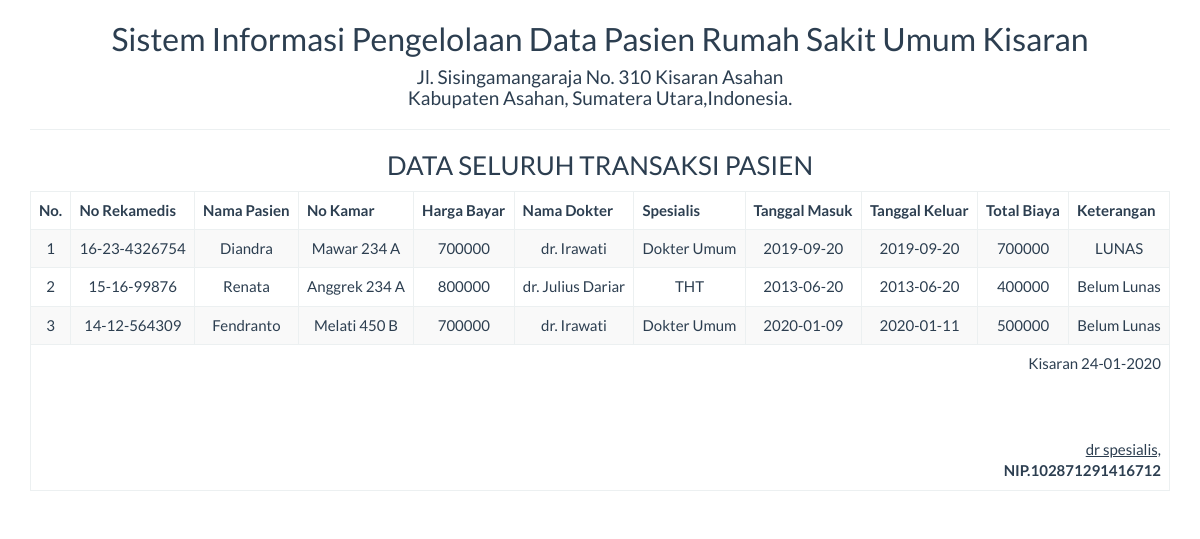
The app's page /report/transaksi_semua.php with its own data.
### tables this page shows
CREATE TABLE `tbtransaksi` (
  `id` int(11) NOT NULL,
  `no_rm` varchar(50) NOT NULL,
  `namapasien` varchar(50) NOT NULL,
  `noruangan` varchar(25) NOT NULL,
  `Harga` int(50) NOT NULL,
  `namadokter` varchar(50) NOT NULL,
  `spesialis` varchar(100) NOT NULL,
  `tglmasuk` date NOT NULL,
  `tglkeluar` date NOT NULL,
  `bayar` int(11) NOT NULL,
  `ket` varchar(50) NOT NULL
);

### report/transaksi_semua.php (the view, shortened to what this page needs)
<!DOCTYPE html>
<html>
    <head>
        <link href="../Assets/css/bootstrap.min.css" rel="stylesheet" type="text/css"/>
    </head>
    <body onload="print()">
        <?php
        include '../config/koneksi.php';
        ?>
        <div class="container">
            <div class='row'>
                <div class="col-sm-12">
                    <div class="text-center">
                        <h2>Sistem Informasi Pengelolaan Data Pasien Rumah Sakit Umum Kisaran </h2>
                        <h4>Jl. Sisingamangaraja No. 310 Kisaran Asahan<br>Kabupaten Asahan, Sumatera Utara,Indonesia.</h4>
                        <hr>
                        <h3>DATA SELURUH TRANSAKSI PASIEN</h3>
                        <table class="table table-bordered table-striped table-hover">
                        <tbody>
                                <thead>
								<tr>
                                 <th>No.</th><th>No Rekamedis</th><th>Nama Pasien</th><th>No Kamar</th><th>Harga Bayar</th><th>Nama Dokter</th><th>Spesialis</th><th>Tanggal Masuk</th><th>Tanggal Keluar</th><th>Total Biaya</th><th>Keterangan</th>
								</tr>
								</thead>
							<tbody>
                            <?php
                            $sql = "SELECT * FROM tbtransaksi";
                            $query = mysqli_query($koneksi, $sql) or die("SQL Anda Salah");
                            $nomor = 0;
                            while ($data = mysqli_fetch_array($query)) {
                                $nomor++;
                                ?>
                                <tr>
                                   <td><?= $nomor ?></td>
									<td><?= $data['no_rm'] ?></td>
                                    <td><?= $data['namapasien'] ?></td>
									<td><?= $data['noruangan'] ?></td>
                                    <td><?= $data['Harga'] ?></td>
                                    <td><?= $data['namadokter'] ?></td>
									<td><?= $data['spesialis'] ?></td>
									<td><?= $data['tglmasuk'] ?></td>
									<td><?= $data['tglkeluar'] ?></td>
									<td><?= $data['bayar'] ?></td>
									<td><?= $data['ket'] ?></td>
                                </tr>
                            <?php } ?>
							</tbody>
                        </tbody>
                            <tfoot>
                                <tr>
                                    <td colspan="15" class="text-right">
                                        Kisaran  <?= date("d-m-Y") ?>
                                        <br><br><br><br>
                                        <u>dr spesialis,<strong></u><br>
                                        NIP.102871291416712
									</td>
								</tr>
							</tfoot>
                        </table>
                    </div>
                </div>
            </div>
    </body>
</html>

### records on screen
tbtransaksi: no_rm "16-23-4326754", namapasien "Diandra", noruangan "Mawar 234 A", Harga "700000", namadokter "dr. Irawati", spesialis "Dokter Umum", tglmasuk "2019-09-20", tglkeluar "2019-09-20", bayar "700000", ket "LUNAS"
tbtransaksi: no_rm "15-16-99876", namapasien "Renata", noruangan "Anggrek 234 A", Harga "800000", namadokter "dr. Julius Dariar", spesialis "THT", tglmasuk "2013-06-20", tglkeluar "2013-06-20", bayar "400000", ket "Belum Lunas"
tbtransaksi: no_rm "14-12-564309", namapasien "Fendranto", noruangan "Melati 450 B", Harga "700000", namadokter "dr. Irawati", spesialis "Dokter Umum", tglmasuk "2020-01-09", tglkeluar "2020-01-11", bayar "500000", ket "Belum Lunas"
